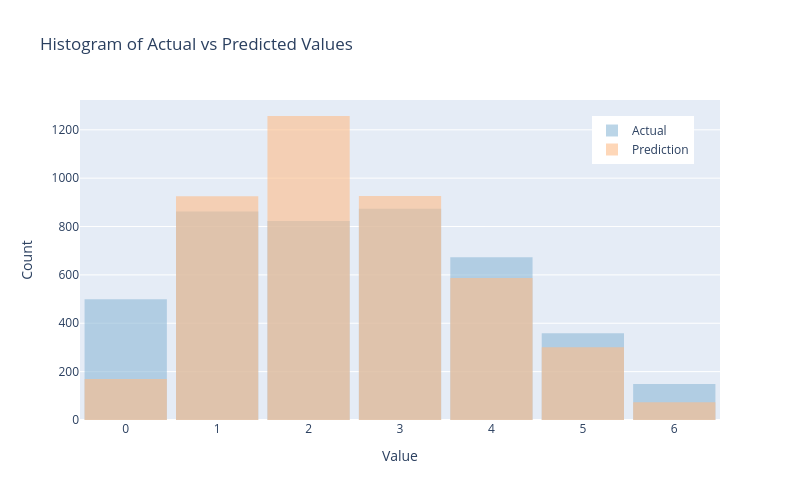

Here is the notebook cell this chart was saved with:
### Code cell
plot_hist_plotly(results_test['actual'].cat.codes, results_test['prediction'])

### Figure 1 — Plotly figure (JSON) as saved in the notebook; plotly's stock layout.template omitted (floating-point values rounded to 4 significant figures; data arrays with more than 128 entries replaced by an {"elided": "..."} marker saying what was removed)
{"data": [{"marker": {"color": "#8fbad8"}, "name": "Actual", "opacity": 0.6, "type": "histogram", "x": {"elided": "4239 int values"}, "xbins": {"end": 6.5, "size": 1, "start": -0.5}}, {"marker": {"color": "#febd89"}, "name": "Prediction", "opacity": 0.6, "type": "histogram", "x": {"elided": "4239 int values"}, "xbins": {"end": 6.5, "size": 1, "start": -0.5}}], "layout": {"bargap": 0.1, "barmode": "overlay", "height": 500, "legend": {"x": 0.8, "y": 0.95}, "title": {"text": "Histogram of Actual vs Predicted Values<br>"}, "width": 800, "xaxis": {"dtick": 1, "tick0": 0, "tickmode": "linear", "title": {"text": "Value"}}, "yaxis": {"title": {"text": "Count"}}}}
